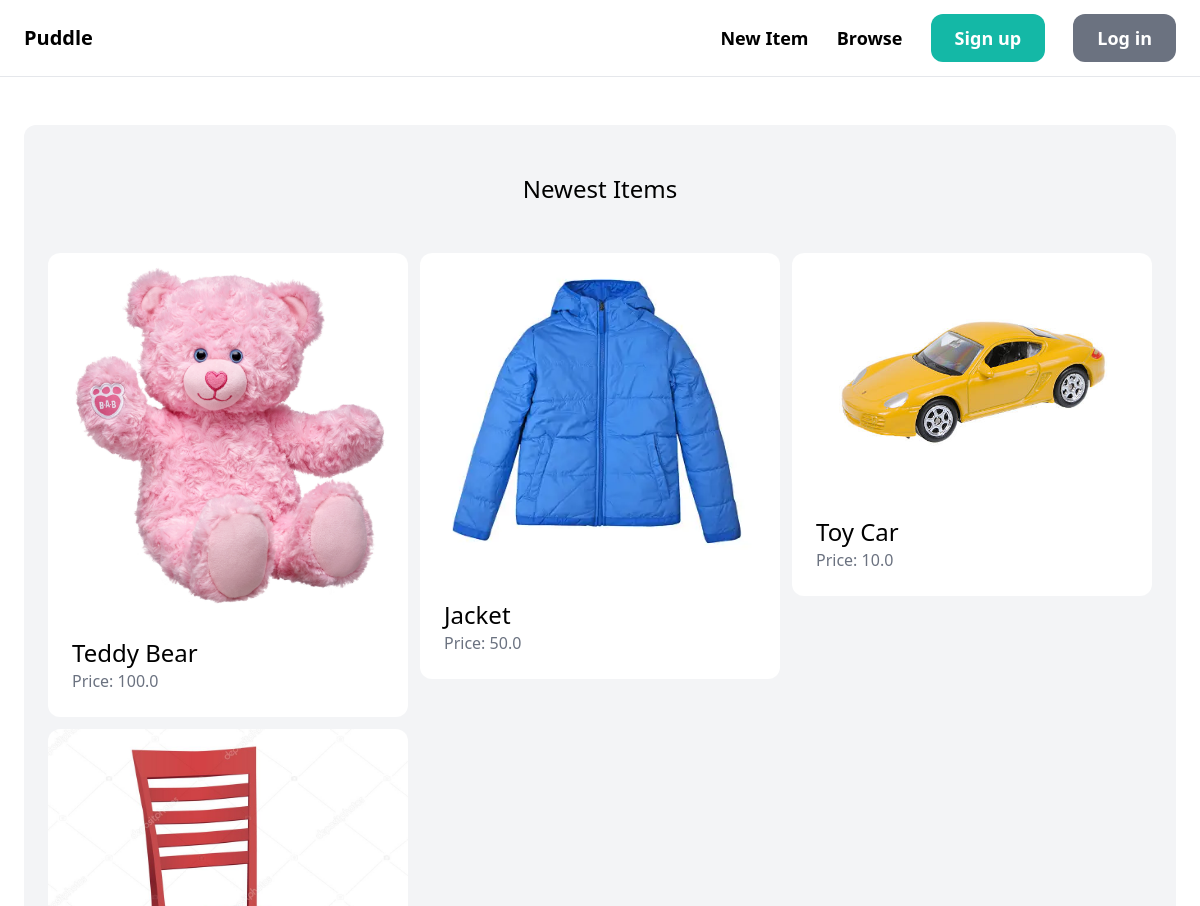
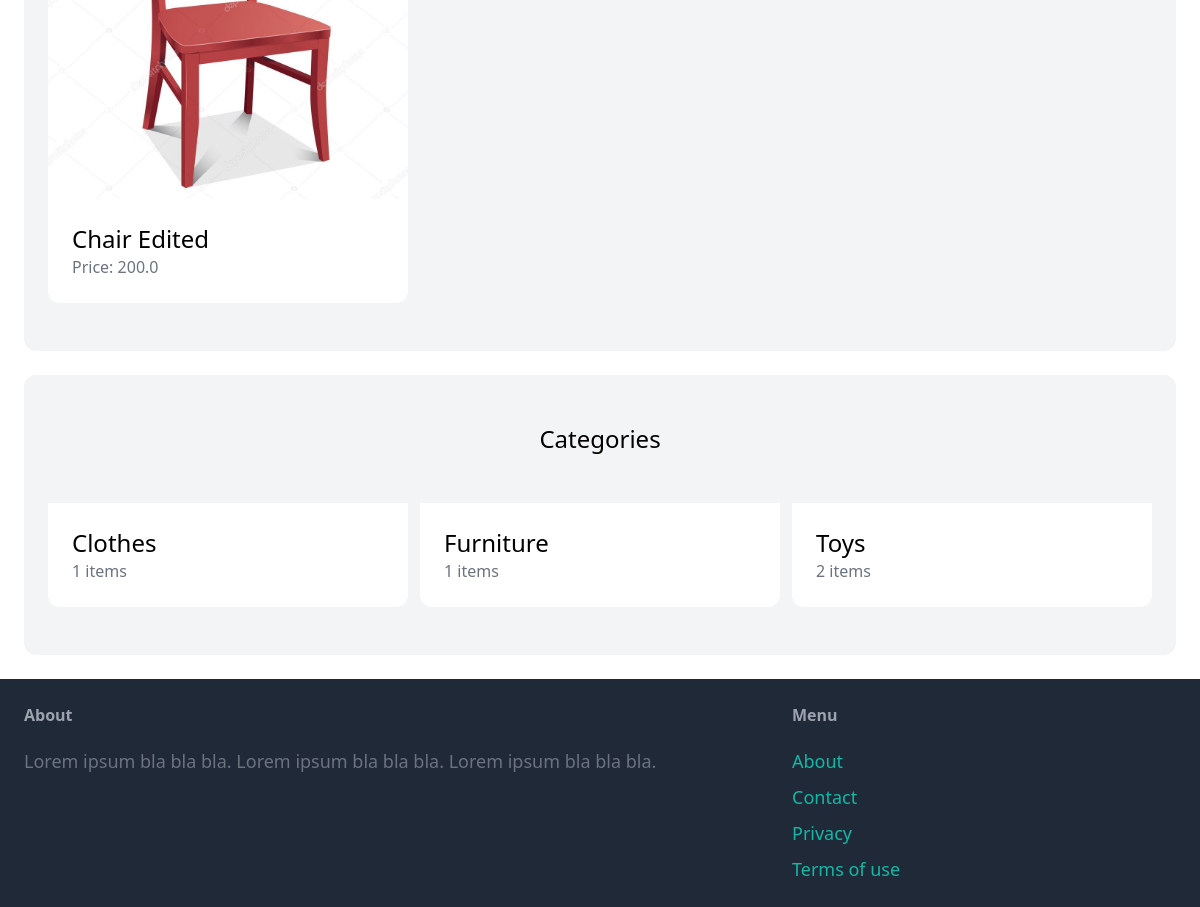
The page / on the database its author committed (2 pictures, top to bottom).
### item/models.py (models this page shows, shortened)
class Item(models.Model):
    category = models.ForeignKey(Category, related_name='items', on_delete=models.CASCADE)
    name = models.CharField(max_length=255)
    description = models.TextField(blank=True, null=True)
    price = models.FloatField()
    image = models.ImageField(upload_to='item_images', blank="True", null=True)
    is_sold = models.BooleanField(default=False)
    created_by = models.ForeignKey(User, related_name='items', on_delete=models.CASCADE)
    created_at = models.DateTimeField(auto_now_add=True)

class Category(models.Model):
    name = models.CharField(max_length=255)
    class Meta:
        ordering = ('name',)
        verbose_name_plural = 'Categories'

### core/views.py (the view)
# urls.py: path('', views.index, name='index'),
def index (request):
    items = Item.objects.filter(is_sold=False)[0:6]
    categories = Category.objects.all()
    return render(request, 'core/index.html', {
        'categories': categories,
        'items': items,
    })

### core/templates/core/index.html (shortened to what this page needs)
{% extends 'core/base.html' %}
{% block content %}
    <div class="mt-6 px-6 py-12 bg-gray-100 rounded-xl">
        <h2 class="mb-12 text-2xl text-center">Newest Items</h2>
        <div class="grid grid-cols-3 gap-3">
           {% for item in items %}
            <div>
                <a href="{% url 'item:detail' item.id %}">
                    <div>
                        <img src="{{ item.image.url }}" class="rounded-t-xl">
                    </div>
                    <div class="p-6 bg-white rounded-b-xl">
                        <h2 class="text-2xl">{{ item.name }}</h2>
                        <p class="text-gray-500">Price: {{ item.price }}</p>
                    </div>
                </a>
            </div>
           {% endfor %}
        </div>
    </div>
    <div class="mt-6 px-6 py-12 bg-gray-100 rounded-xl">
        <h2 class="mb-12 text-2xl text-center">Categories</h2>
        <div class="grid grid-cols-3 gap-3">
            {% for category in categories %}
            <div>
                <a href="#">
                    <div class="p-6 bg-white rounded-b-xl">
                        <h2 class="text-2xl">{{ category.name }}</h2>
                        <p class="text-gray-500">{{ category.items.count }} items</p>
                    </div>
                </a>
            </div>
            {% endfor %}
        </div>
    </div>
{% endblock %}

### rows shown on the page
Item: image (picture), name "Teddy Bear", price "100.0"
Item: image (picture), name "Jacket", price "50.0"
Item: image (picture), name "Toy Car", price "10.0"
Item: image (picture), name "Chair Edited", price "200.0"
Category: name "Clothes", items.count "1"
Category: name "Furniture", items.count "1"
Category: name "Toys", items.count "2"
